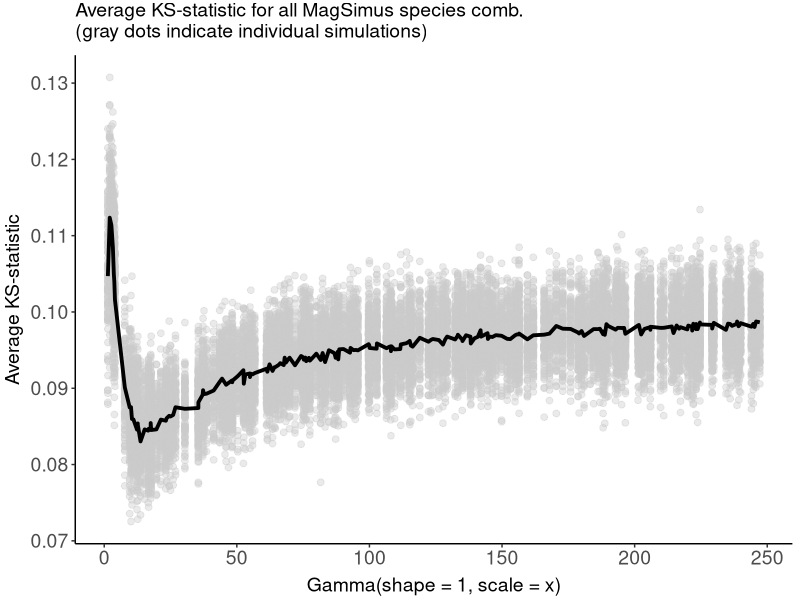
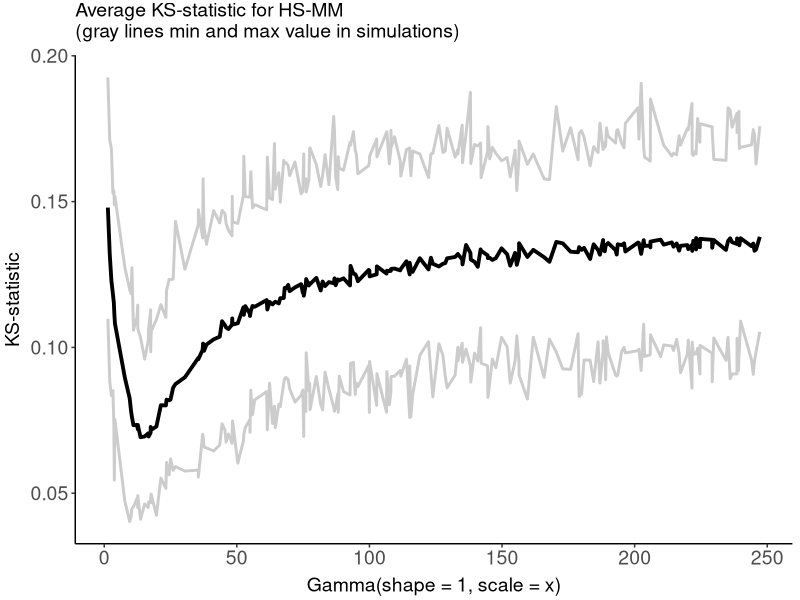
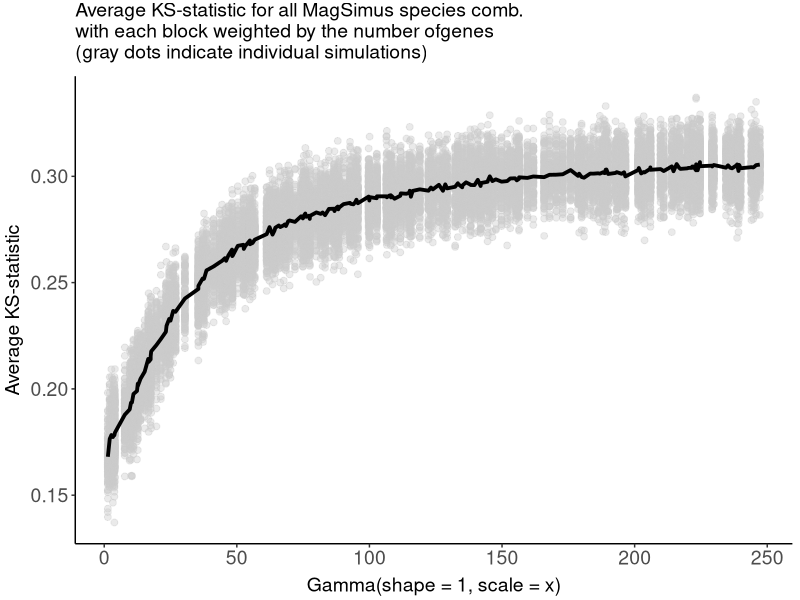
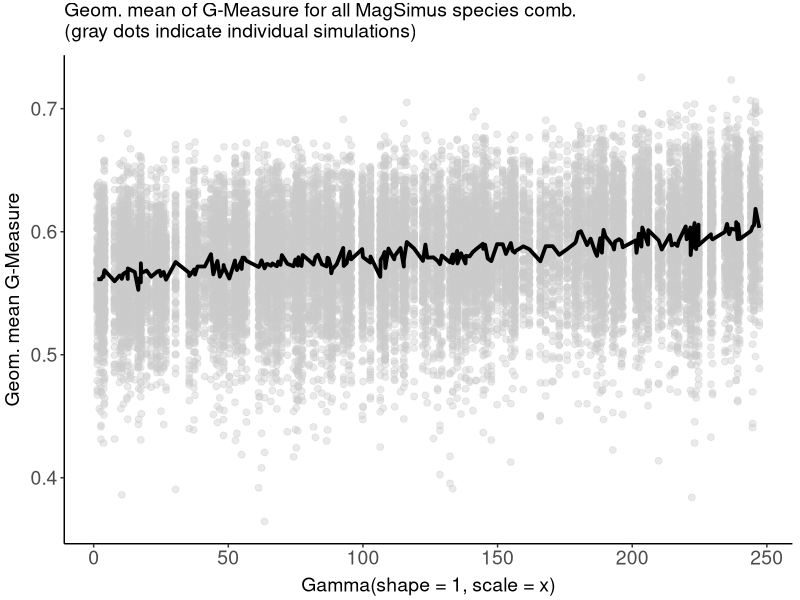
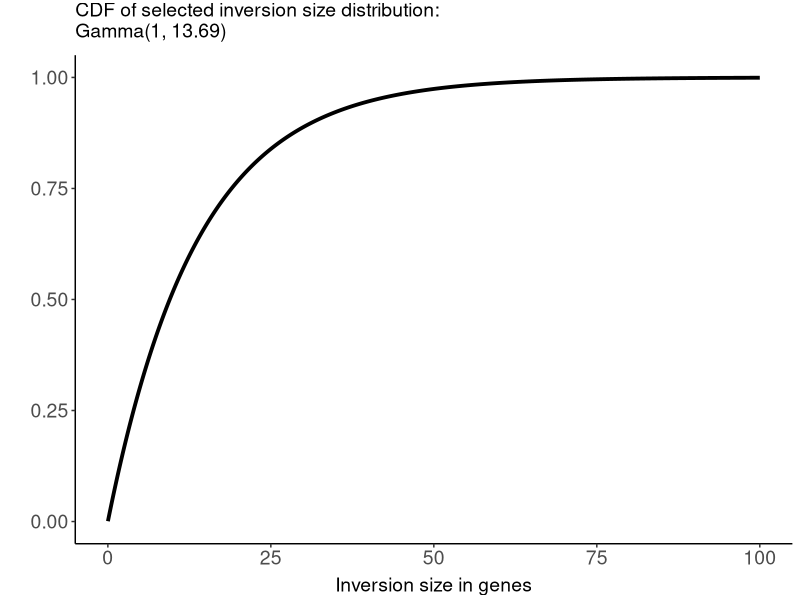

Generate these figures, in order, with R:
# -----------------------------------------------------------------------------
# Quantlet:      InversionSizeDistribution
# -----------------------------------------------------------------------------
# Description:   For Gamma distributions with different scales (x), 2 different
#                ways to calculate the KS-statistic are shown (based on
#                synteny blocks or genes). Furthermore, G-statistic development
#                is shown over different scales. Finally, the optimal
#                gamma distribution is simulated and plotted.
# -----------------------------------------------------------------------------
# Inputs:        -
# -----------------------------------------------------------------------------
# Output:        5 Plots. First 4 show simulation results for Gamma distri-
#                butions with different scales (x). Scales are drawn from a 
#                uniform distributions; y shows different ways to calculate
#                KS-statistic or alternative measure (G-statistic).
#                Last plot simulates and shows optimal gamma distribution.
# -----------------------------------------------------------------------------
# Keywords:      plot, simulation, uniform, gamma, 
#                Kolmogorov-Smirnov test
# -----------------------------------------------------------------------------
# See also:      -
# -----------------------------------------------------------------------------
# Author:        Lucas Tittmann, 2015-08-14
# -----------------------------------------------------------------------------
# Datafile:      7_gammaParameters_block.csv,
#                7_gammaParameters_block_allData.csv,
#                7_gammaParameters.csv,
#                7_gammaParameters_allData.csv,
#                7_gammaParameters_GMeasure_allData.csv
# -----------------------------------------------------------------------------

# Load package
require(ggplot2)

# Load data
# 1) KS based on blocks
df.gammaBlock    = read.table('7_gammaParameters_block.csv', 
                              sep='\t', 
                              header = T, 
                              stringsAsFactors = F)
df.gammaBlockAll = read.table('7_gammaParameters_block_allData.csv', 
                              sep='\t', 
                              header = T, 
                              stringsAsFactors = F)
# Change from log to normal scale
df.gammaBlock[,c(4,6,7,8)] = exp(df.gammaBlock[,c(4,6,7,8)])
df.gammaBlockAll[,c(4)]    = exp(df.gammaBlockAll[,c(4)])

# 2) Compare to KS based on genes
df.gamma    = read.table('7_gammaParameters.csv', 
                         sep='\t', 
                         header = T, 
                         stringsAsFactors = F)
df.gammaAll = read.table('7_gammaParameters_allData.csv', 
                         sep='\t', 
                         header = T, 
                         stringsAsFactors = F)
# Change from log to normal scale
df.gamma[,c(4,6,7,8)] = exp(df.gamma[,c(4,6,7,8)])
df.gammaAll[,c(4)]    = exp(df.gammaAll[,c(4)])

# 3) Look at g-Measure
df.gamma_gmAll = read.table('7_gammaParameters_GMeasure_allData.csv', 
                            sep='\t', 
                            header = T, 
                            stringsAsFactors = F)
# Change score from log to normal scale
df.gamma_gmAll[,c(4)] = exp(df.gamma_gmAll[,c(4)])

# Define plotting function

plot.gamma.parameters = function(df, x, xLab, y, yLab, 
                                 plotTitle,
                                 yMin = NA, yMax = NA,
                                 pointsDf = NULL) {
  p = ggplot() 
  if (!is.null(pointsDf)) {
      p = p + 
              geom_point(data    = pointsDf, 
                         mapping = aes_string(x='gammaScale', y='cumAbs'), 
                         size    = 2.0, 
                         alpha   = 0.4, 
                         colour = '#CCCCCC'
                         )
  }
  p = p + 
      geom_line(data    = df, 
                mapping = aes_string(x=x, y=y), 
                size    = 1.3) +
      ggtitle(plotTitle) +
      xlab(xLab) +
      ylab(yLab) +
      theme(axis.line = element_line(colour = "black"), 
            panel.background = element_rect(fill = "white"), 
            panel.grid = element_line(colour = "white"), 
            legend.title=element_blank(), 
            axis.text=element_text(size = 14), 
            axis.title = element_text(size = 14), 
            axis.title.y = element_text(vjust = 1.5),
            axis.title.x = element_text(vjust = 0.2),
            plot.title = element_text(size = 14, vjust=2))
  if (!is.na(yMin)) {
      p = p + 
          geom_line(data    = df, 
                    mapping = aes_string(x='gammaScale', y=yMin), 
                    size    = 1.0, 
                    colour   = '#CCCCCC'
                    )
  }
  if (!is.na(yMax)) {
      p = p + 
        geom_line(data    = df, 
                  mapping = aes_string(x    = 'gammaScale', 
                                       y    = yMax), 
                                       size = 1.0, 
                                       colour = '#CCCCCC')
  }
  return(p)
}

# Kolmogorov-Smnirnoff based on blocks
plot.gamma.parameters(df.gammaBlock, 'gammaScale', 'Gamma(shape = 1, scale = x)', 
                      'cumAbsMean', 'Average KS-statistic', 
                      paste('Average KS-statistic for all MagSimus species ',
                            'comb.\n(gray dots indicate individual ',
                            'simulations)', sep=''), 
                      pointsDf = df.gammaBlockAll)
plot.gamma.parameters(df.gammaBlock, 'gammaScale', 'Gamma(shape = 1, scale = x)', 
                      'HS.MM_mean', 'KS-statistic', 
                      paste('Average KS-statistic for HS-MM\n(gray lines min ',
                            'and max value in simulations)', sep=''), 
                      'HS.MM_min', 'HS.MM_max')

# Kolmogorov-Smnirnoff based on genes
plot.gamma.parameters(df.gamma, 'gammaScale', 'Gamma(shape = 1, scale = x)', 
                      'cumAbsMean', 'Average KS-statistic', 
                      paste('Average KS-statistic for all MagSimus species ',
                            'comb.\nwith each block weighted by the number of',
                            'genes\n(gray dots indicate individual ',
                            'simulations)', sep=''), 
                      pointsDf = df.gammaAll)


# Entropy score based on gMeasure
df.gamma_gm = matrix(rep(NA, 2*length(unique(df.gamma_gmAll$gammaScale))), 
                     ncol=2)
i = 1
for (scale in unique(df.gamma_gmAll$gammaScale)) {
  rows.sel        = df.gamma_gmAll$gammaScale==scale
  cumScale        = prod(df.gamma_gmAll[rows.sel,'cumAbs'])^(1/sum(rows.sel))
  df.gamma_gm[i,] = c(scale, cumScale)
  i = i +1
}
df.gamma_gm = as.data.frame(df.gamma_gm)
colnames(df.gamma_gm) = c('gammaScale', 'cumAbsMean')
plot.gamma.parameters(df.gamma_gm, 'gammaScale', 'Gamma(shape = 1, scale = x)', 
                      'cumAbsMean', 'Geom. mean G-Measure', 
                      paste('Geom. mean of G-Measure for all MagSimus species',
                            ' comb.\n(gray dots indicate individual ',
                            'simulations)', sep=''), 
                      pointsDf = df.gamma_gmAll)

# Plot optimal gamma function
df.gamma.theoretic = data.frame(x = seq(0.01, 100, 0.01), 
                                y = pgamma(seq(0.01, 100, 0.01), 
                                           shape = 1, 
                                           scale = df.gammaBlock$gammaScale[
                                             which.min(
                                               df.gammaBlock$cumAbsMean
                                               )
                                             ]
                                           )
                                )
plot.title = paste0('CDF of selected inversion size distribution:\nGamma(1, ', 
                    round(df.gammaBlock$gammaScale[
                      which.min(df.gammaBlock$cumAbsMean)],
                          2), ')'
                    )
p                  = plot.gamma.parameters(df.gamma.theoretic, 
                                           'x', 
                                           'Inversion size in genes', 
                                           'y', 
                                           '',
                                           plot.title
                                           )
p + ylim(0,1) + xlim(0,100)
